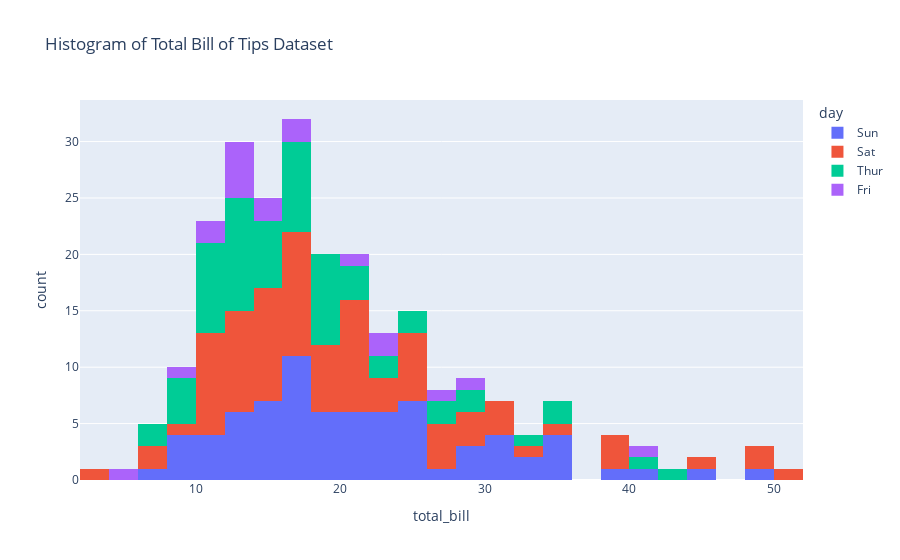

Notebook cell for this chart:
### Code cell
# Histogram
fig6 = px.histogram(df, x="total_bill",  color='day', title='Histogram of Total Bill of Tips Dataset')
fig6.show()
# save the plot
fig6.write_image("./tips/06_histogram.png")

### Figure 1 — Plotly figure (JSON) as saved in the notebook; plotly's stock layout.template omitted (floating-point values rounded to 4 significant figures)
{"data": [{"alignmentgroup": "True", "bingroup": "x", "hovertemplate": "day=Sun<br>total_bill=%{x}<br>count=%{y}<extra></extra>", "legendgroup": "Sun", "marker": {"color": "#636efa", "pattern": {"shape": ""}}, "name": "Sun", "offsetgroup": "Sun", "orientation": "v", "showlegend": true, "type": "histogram", "x": [16.99, 10.34, 21.01, 23.68, 24.59, 25.29, 8.77, 26.88, 15.04, 14.78, 10.27, 35.26, 15.42, 18.43, 14.83, 21.58, 10.33, 16.29, 16.97, 17.46, 13.94, 9.68, 30.4, 18.29, 22.23, 32.4, 28.55, 18.04, 12.54, 10.29, 34.81, 9.94, 25.56, 19.49, 38.07, 23.95, 25.71, 17.31, 29.93, 14.07, 13.13, 17.26, 24.55, 19.77, 29.85, 48.17, 25, 13.39, 16.49, 21.5, 12.66, 16.21, 13.81, 17.51, 24.52, 20.76, 31.71, 7.25, 31.85, 16.82, 32.9, 17.89, 14.48, 9.6, 34.63, 34.65, 23.33, 45.35, 23.17, 40.55, 20.69, 20.9, 30.46, 18.15, 23.1, 15.69], "xaxis": "x", "yaxis": "y"}, {"alignmentgroup": "True", "bingroup": "x", "hovertemplate": "day=Sat<br>total_bill=%{x}<br>count=%{y}<extra></extra>", "legendgroup": "Sat", "marker": {"color": "#EF553B", "pattern": {"shape": ""}}, "name": "Sat", "offsetgroup": "Sat", "orientation": "v", "showlegend": true, "type": "histogram", "x": [20.65, 17.92, 20.29, 15.77, 39.42, 19.82, 17.81, 13.37, 12.69, 21.7, 19.65, 9.55, 18.35, 15.06, 20.69, 17.78, 24.06, 16.31, 16.93, 18.69, 31.27, 16.04, 38.01, 26.41, 11.24, 48.27, 20.29, 13.81, 11.02, 18.29, 17.59, 20.08, 16.45, 3.07, 20.23, 15.01, 12.02, 17.07, 26.86, 25.28, 14.73, 10.51, 17.92, 44.3, 22.42, 20.92, 15.36, 20.49, 25.21, 18.24, 14.31, 14, 7.25, 10.59, 10.63, 50.81, 15.81, 26.59, 38.73, 24.27, 12.76, 30.06, 25.89, 48.33, 13.27, 28.17, 12.9, 28.15, 11.59, 7.74, 30.14, 20.45, 13.28, 22.12, 24.01, 15.69, 11.61, 10.77, 15.53, 10.07, 12.6, 32.83, 35.83, 29.03, 27.18, 22.67, 17.82], "xaxis": "x", "yaxis": "y"}, {"alignmentgroup": "True", "bingroup": "x", "hovertemplate": "day=Thur<br>total_bill=%{x}<br>count=%{y}<extra></extra>", "legendgroup": "Thur", "marker": {"color": "#00cc96", "pattern": {"shape": ""}}, "name": "Thur", "offsetgroup": "Thur", "orientation": "v", "showlegend": true, "type": "histogram", "x": [27.2, 22.76, 17.29, 19.44, 16.66, 10.07, 32.68, 15.98, 34.83, 13.03, 18.28, 24.71, 21.16, 10.65, 12.43, 24.08, 11.69, 13.42, 14.26, 15.95, 12.48, 29.8, 8.52, 14.52, 11.38, 22.82, 19.08, 20.27, 11.17, 12.26, 18.26, 8.51, 10.33, 14.15, 16, 13.16, 17.47, 34.3, 41.19, 27.05, 16.43, 8.35, 18.64, 11.87, 9.78, 7.51, 19.81, 28.44, 15.48, 16.58, 7.56, 10.34, 43.11, 13, 13.51, 18.71, 12.74, 13, 16.4, 20.53, 16.47, 18.78], "xaxis": "x", "yaxis": "y"}, {"alignmentgroup": "True", "bingroup": "x", "hovertemplate": "day=Fri<br>total_bill=%{x}<br>count=%{y}<extra></extra>", "legendgroup": "Fri", "marker": {"color": "#ab63fa", "pattern": {"shape": ""}}, "name": "Fri", "offsetgroup": "Fri", "orientation": "v", "showlegend": true, "type": "histogram", "x": [28.97, 22.49, 5.75, 16.32, 22.75, 40.17, 27.28, 12.03, 21.01, 12.46, 11.35, 15.38, 12.16, 13.42, 8.58, 15.98, 13.42, 16.27, 10.09], "xaxis": "x", "yaxis": "y"}], "layout": {"barmode": "relative", "legend": {"title": {"text": "day"}, "tracegroupgap": 0}, "title": {"text": "Histogram of Total Bill of Tips Dataset"}, "xaxis": {"anchor": "y", "domain": [0, 1], "title": {"text": "total_bill"}}, "yaxis": {"anchor": "x", "domain": [0, 1], "title": {"text": "count"}}}}
